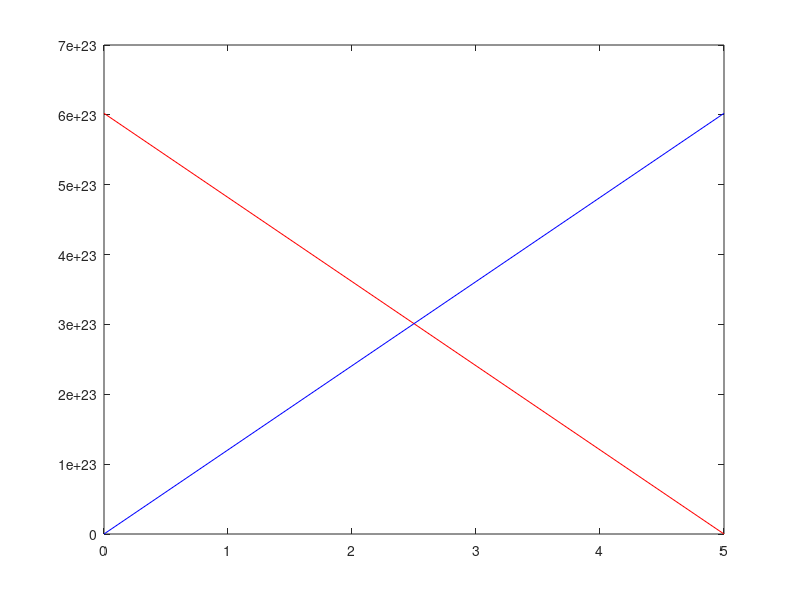

Source code (MATLAB):
%Spencer Krum
%PH 322 problem 1_4

%general form of euler Val(t + dt) = val(T) + dval(t) * dt

%solve numerically
%dNa/dt = - Na / tau_a
%dNb/dt = Na / tau_a - Nb / tau_b

% uranium 238 has a halflife of 4.5 billion years and decays to thorium 234
% thorium 234 has a halflife of 24 days

% halflife = ln(2) * tau
% tau = halflife / ln(2)
% ln(2) ~ 0.69315

halflife_uranium_238 = 4.5 * 1000000000 * 365 * 24 * 60 * 60;
halflife_thorium_234 =  24 * 24 * 60 * 60;

tau_u238 = halflife_uranium_238 / log(2);
tau_t234 = halflife_thorium_234 / log(2);




dt = input('Please enter your delta-t value: ')
t2 = input("Please enter your t-final value: ")
tau_a = input("Please enter your tau_a value: ")
tau_b = input("Please enter your tau_b value: ")

%setup time domain
%dt = 1e+6;
t1 = 0;
%t2 = 1e+18;
t = t1:dt:t2;

%assign tau_a and tau_b
%tau_a = tau_u238;
%tau_b = tau_t234;

disp(tau_a)
disp(tau_b)

% lets start with a mole of u238
% lets start with zero moles of t234
Na(1) = 6.022e+23;
Nb(1) = 0;

for i=1:length(t)-1,
    Na(i+1) = Na(i) + -Na(i) / tau_a *dt;
    Nb(i+1) = Nb(i) + ((Na(i) / tau_a) + (-Nb(i) / tau_b)) *dt;
    fprintf('T:\t%f\tNa:\t%f\t\tNb:\t%f\n', t(i), Na(i), Nb(i))
end

plot(t,Na, 'r', t, Nb, 'b')
pause()
